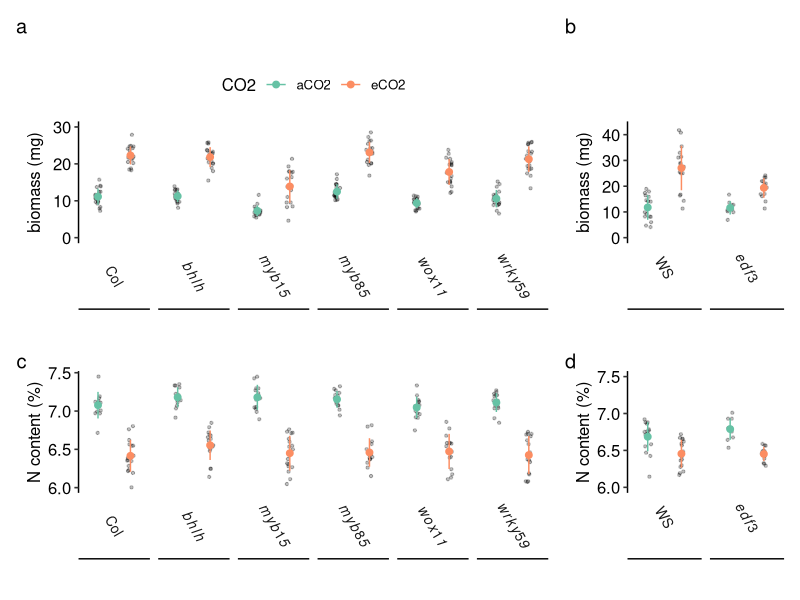

Reproduce this figure in R.
## ---- chunk 1
knitr::opts_chunk$set(echo = TRUE)
library(tidyverse)
library(ggpubr)
library(patchwork)
## ---- chunk 2
# biomass
data <- read.csv("../Data/Candidates/OC_10_biomass.csv", sep = ';') %>%
  filter(!str_detect(Tube_vide, "Date")) %>%
  mutate(Dry_mass = (parse_number(Tube_masse_seche)-
                       parse_number(Tube_vide))*1000) %>%
  mutate(Fresh_mass = (parse_number(Tube_masse_fraiche)-
                         parse_number(Tube_vide))*1000) %>%
  rename(Tube=ID) %>%
  select(Tube, Dry_mass, Fresh_mass) %>% 
  inner_join(read.csv("../Data/Candidates/OC_10_annotation.tsv", sep = '\t'), by="Tube") %>%
  filter(Dry_mass >0) %>%
  mutate(CO2 = relevel(factor(ifelse(CO2 == "A", "aCO2", "eCO2")), ref = "aCO2"))%>%
  mutate(Genotype=tolower(Genotype))%>%
  mutate(Genotype = str_replace(Genotype, "col", "Col")) %>%
  mutate(Genotype = relevel(factor(Genotype), ref = "Col"))  %>%
  mutate(Genotype = relevel(factor(Genotype), ref = "Col"),
         Genotype_labs = ifelse(Genotype %in% c("Col", "WS"),
                                 paste0(Genotype), 
                                 paste0("italic(", paste0(Genotype), ")")),
         Signif = ifelse(Genotype == "myb15", "***", 
                         ifelse(Genotype == "wox11", "*", "")))  %>%
  na.omit()


data_EDF3 <- read.csv("../Data/Candidates/AM_09_biomass.csv", sep = ';',   na.strings = "") %>%
  na.omit() %>%
  mutate(Dry_mass = (parse_number(MasseSeche)-
                       parse_number(TubeVide))*1000) %>%
  select(Tube, Dry_mass) %>% 
  inner_join(read.csv("../Data/Candidates/AM_09_annotation.tsv", sep = '\t'), by="Tube") %>%
  filter(Dry_mass >0) %>%
  mutate(CO2 = relevel(factor(ifelse(CO2 == "A", "aCO2", "eCO2")), ref = "aCO2")) %>% 
  filter(Genotype %in% c("WS", "EDF3")) %>%
  mutate(Genotype = relevel(factor(Genotype), ref = "WS")) %>%
  mutate(Genotype=tolower(Genotype))%>%
  mutate(Genotype = str_replace(Genotype, "ws", " WS")) %>%
  mutate(Genotype = relevel(factor(Genotype), ref = " WS"),
         Genotype_labs = ifelse(Genotype %in% c("COL8", " WS"),
                                paste0(Genotype), 
                                paste0("italic(", Genotype, ")")),
         Signif = ifelse(Genotype == "edf3", "*", "")) 

####### N content
dataN <- read.csv("../Data/Candidates/OC_11_NC.csv", sep = ';') %>%
  rename(Tube = Echantillon, N = X..N, C=X..C) %>% 
  inner_join(read.csv("../Data/Candidates/OC_11_annotation.tsv", sep = '\t'), by="Tube") %>%
  mutate(CO2 = relevel(factor(ifelse(CO2 == "A", "aCO2", "eCO2")), ref = "aCO2"))%>%
  mutate(Genotype=tolower(Genotype))%>%
  mutate(Genotype = str_replace(Genotype, "col", "Col")) %>%
  mutate(Genotype = relevel(factor(Genotype), ref = "Col"),
         Genotype_labs = ifelse(Genotype %in% c("Col", "WS"),
                                paste0(Genotype), 
                                paste0("italic(", Genotype, ")"))) 

data_EDF3_N <- read.csv("../Data/Candidates/AM_09_NC.csv", sep = '\t') %>%
  rename(Tube = Echantillon, N = X..N, C=X..C) %>% 
  inner_join(read.csv("../Data/Candidates/AM_09_annotation.tsv", sep = '\t'), by="Tube") %>%
  mutate(CO2 = relevel(factor(ifelse(CO2 == "A", "aCO2", "eCO2")), ref = "aCO2")) %>% 
  filter(Genotype %in% c("WS", "EDF3")) %>%
  mutate(Genotype = relevel(factor(Genotype), ref = "WS")) %>%
  mutate(Genotype=tolower(Genotype))%>%
  mutate(Genotype = str_replace(Genotype, "ws", " WS")) %>%
  mutate(Genotype = relevel(factor(Genotype), ref = " WS"),
         Genotype_labs = ifelse(Genotype %in% c("COL8", " WS"),
                                paste0(Genotype), 
                                paste0("italic(", Genotype, ")"))) 

## ---- chunk 3
summary(lm(data = data, Dry_mass ~ CO2*Genotype))
## ---- chunk 4
summary(lm(data = data_EDF3, Dry_mass ~ CO2*Genotype))
## ---- chunk 5
summary(lm(data = dataN, N ~ CO2*Genotype))
## ---- chunk 6
summary(lm(data = data_EDF3_N, N ~ CO2*Genotype))
## ---- chunk 7
biomass_myb <- data %>% 
  ggplot( aes(x = CO2, y = Dry_mass)) + 
  geom_jitter(width = 0.1, alpha = 0.25, size = 0.8)+
  stat_summary(aes(col = CO2), fun=mean, geom="point",  size=2) +
  stat_summary(aes(col = CO2), fun.data = mean_sd,  
               geom = "errorbar", width = 0)+
  facet_wrap(vars(Genotype_labs),  
             ncol = 6, labeller = labeller(Genotype_labs = label_parsed), 
             strip.position = "bottom")+
  ylab("biomass (mg)")+
  theme_pubr(legend = 'top')+ xlab("")+
  theme(strip.background = element_blank(),
        axis.ticks.x = element_blank(),
        axis.text.x = element_blank(),
        strip.text = element_text(size = 10, angle = -60)) +
  scale_color_brewer(palette = "Set2") + ylim(0,30)


N_myb <- dataN %>% 
  ggplot( aes(x = CO2, y = N)) + 
  geom_jitter(width = 0.1, alpha = 0.25, size = 0.8)+
  stat_summary(aes(col = CO2), fun=mean, geom="point",  size=2) +
  stat_summary(aes(col = CO2), fun.data = mean_sd,  
               geom = "errorbar", width = 0)+
  facet_wrap(vars(Genotype_labs),  ncol = 6, labeller = label_parsed, 
             strip.position = "bottom")+
  ylab("N content (%)")+
  theme_pubr(legend = 'none')+ xlab("")+
  theme(strip.background = element_blank(), 
        axis.text.x = element_blank(),
        axis.ticks.x = element_blank(),
        strip.text = element_text(size = 10, angle = -60)) +
  scale_color_brewer(palette = "Set2",labels = expression(aCO[2], eCO[2]), 
                     name = expression(CO[2]))


# standard boxplots
biomass_edf3 <- data_EDF3 %>% 
  ggplot( aes(x = CO2, y = Dry_mass)) + 
  geom_jitter(width = 0.1, alpha = 0.25, size = 0.8)+
  stat_summary(aes(col = CO2), fun=mean, geom="point", size=2) +
  stat_summary(aes(col = CO2), fun.data = mean_sd,  
               geom = "errorbar", width = 0)+
  facet_wrap(vars(Genotype_labs),  
             ncol = 6, labeller = labeller(Genotype_labs = label_parsed), 
             strip.position = "bottom")+
  ggtitle("") + 
  ylab("biomass (mg)")+
  theme_pubr(legend = 'none')+ xlab("")+
  theme(strip.background = element_blank(),
        axis.text.x = element_blank(),
        axis.ticks.x = element_blank(),
        strip.text = element_text(size = 10, angle = -60)) +
  scale_color_brewer(palette = "Set2") + ylim(0,43)

N_edf3 <- data_EDF3_N %>% 
  ggplot( aes(x = CO2, y = N)) + 
  geom_jitter(width = 0.1, alpha = 0.25, size = 0.8)+
  stat_summary(aes(col = CO2), fun=mean, geom="point",  size=2) +
  stat_summary(aes(col = CO2), fun.data = mean_sd,  
               geom = "errorbar", width = 0)+
  facet_wrap(vars(Genotype_labs),  ncol = 6, labeller = label_parsed, 
             strip.position = "bottom")+
  ylab("N content (%)")+
  theme_pubr(legend = 'none')+ xlab("")+
  theme(strip.background = element_blank(), 
        axis.text.x = element_blank(),
        axis.ticks.x = element_blank(),
        strip.text = element_text(size = 10, angle = -60)) +
  scale_color_brewer(palette = "Set2") + ylim(c(6,7.5))


plot <- biomass_myb  + biomass_edf3 + N_myb  + N_edf3 + 
  patchwork::plot_layout(widths = c(3,1)) + 
  plot_annotation(tag_levels = 'a'); plot
